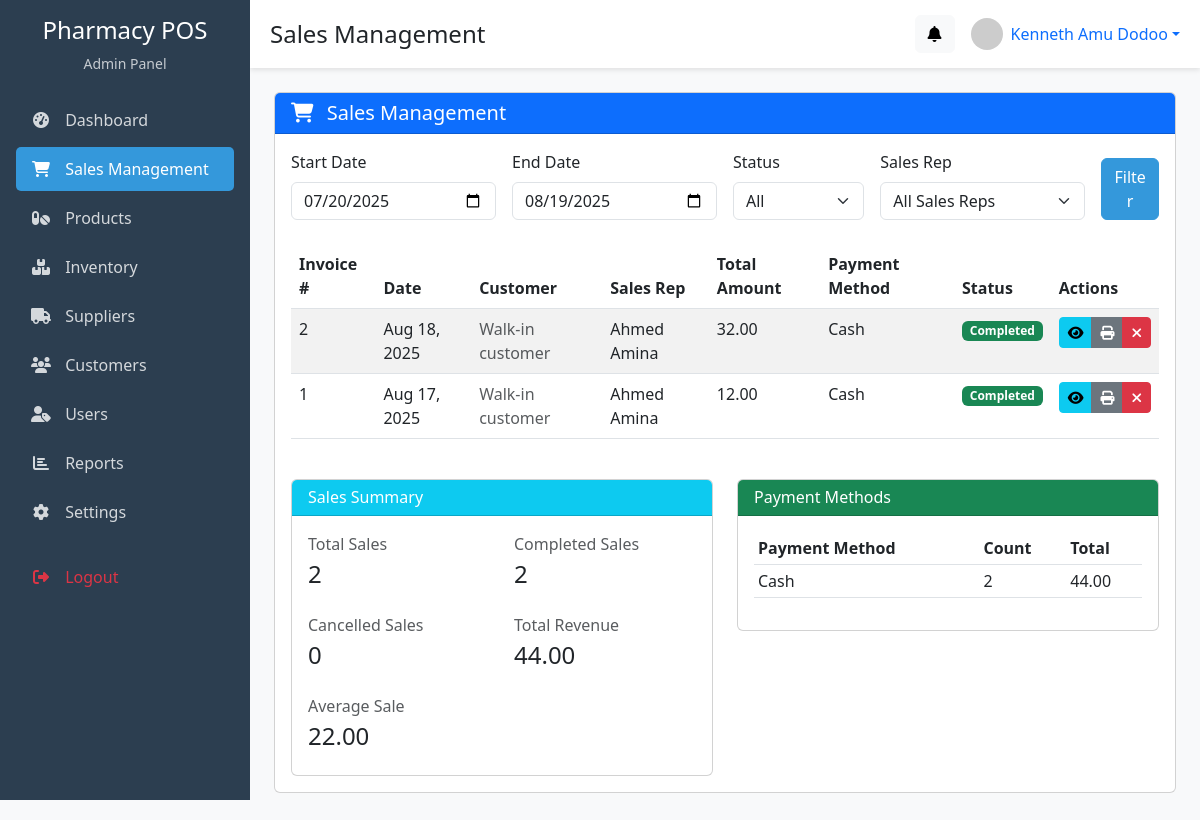
The app's page /admin/sales/index.php (signed in) with its own data.
### tables this page shows
CREATE TABLE `users` (
  `user_id` int(11) NOT NULL,
  `role` enum('sales_rep','manager') DEFAULT NULL,
  `name` varchar(100) NOT NULL,
  `email` varchar(100) DEFAULT NULL,
  `phone` varchar(30) DEFAULT NULL,
  `password` varchar(255) NOT NULL,
  `status` enum('active','inactive') DEFAULT 'active',
  `created_at` timestamp NOT NULL DEFAULT current_timestamp()
);

CREATE TABLE `invoices` (
  `invoice_id` int(11) NOT NULL,
  `customer_id` int(11) DEFAULT NULL,
  `user_id` int(11) NOT NULL,
  `total_amount` decimal(10,2) NOT NULL,
  `payment_status` enum('pending','paid','cancelled') DEFAULT 'pending',
  `created_at` timestamp NOT NULL DEFAULT current_timestamp()
);

CREATE TABLE `payments` (
  `payment_id` int(11) NOT NULL,
  `invoice_id` int(11) NOT NULL,
  `payment_method` enum('cash','mobile_money','paystack') NOT NULL,
  `amount` decimal(10,2) NOT NULL,
  `transaction_ref` varchar(100) DEFAULT NULL,
  `paid_at` timestamp NOT NULL DEFAULT current_timestamp()
);

### admin/sales/index.php (the view, shortened to what the rows shown need)
<?php
include_once '../includes/head.php';
$startDate = isset($_GET['start_date']) ? $_GET['start_date'] : date('Y-m-d', strtotime('-30 days'));
$endDate = isset($_GET['end_date']) ? $_GET['end_date'] : date('Y-m-d');
$query = "SELECT i.*, u.name, c.name as customer_name
          FROM invoices i
          LEFT JOIN users u ON i.user_id = u.user_id
          LEFT JOIN customers c ON i.customer_id = c.customer_id
          WHERE i.created_at BETWEEN ? AND ?";
$params = array($startDate, $endDate);
$types = "ss";
$query .= " ORDER BY i.created_at DESC, i.invoice_id DESC";
$stmt = $conn->prepare($query);
$stmt->bind_param($types, ...$params);
$stmt->execute();
$result = $stmt->get_result();
?>
<div class="row mb-4">
    <div class="col-md-12">
        <div class="card">
            <div class="card-body">
                <div class="table-responsive">
                    <table class="table table-striped table-hover" id="salesTable">
                        <thead>
                            <tr>
                                <th>Invoice #</th>
                                <th>Date</th>
                                <th>Customer</th>
                                <th>Sales Rep</th>
                                <th>Total Amount</th>
                                <th>Payment Method</th>
                                <th>Status</th>
                                <th>Actions</th>
                            </tr>
                        </thead>
                        <tbody>
                            <?php
                            if ($result->num_rows > 0) {
                                while ($row = $result->fetch_assoc()) {
                            ?>
                                    <tr>
                                        <td><?php echo $row['invoice_id']; ?></td>
                                        <td><?php echo date('M d, Y', strtotime($row['created_at'])); ?></td>
                                        <td>
                                            <?php
                                            echo !empty($row['customer_name']) ?
                                                htmlspecialchars($row['customer_name']) :
                                                '<span class="text-muted">Walk-in customer</span>';
                                            ?>
                                        </td>
                                        <td><?php echo htmlspecialchars($row['name']); ?></td>
                                        <td><?php echo number_format($row['total_amount'], 2); ?></td>
                                        <td>
                                            <?php
                                            $paymentMethodQuery = "SELECT payment_method FROM payments WHERE invoice_id = ?";
                                            $pmStmt = $conn->prepare($paymentMethodQuery);
                                            $pmStmt->bind_param("i", $row['invoice_id']);
                                            $pmStmt->execute();
                                            $pmResult = $pmStmt->get_result();
                                            if ($pmResult->num_rows > 0) {
                                                $pmRow = $pmResult->fetch_assoc();
                                                echo ucfirst(str_replace('_', ' ', $pmRow['payment_method']));
                                            } else {
                                                echo "Not specified";
                                            }
                                            ?>
                                        </td>
                                        <td>
                                            <?php if ($row['payment_status'] == 'paid'): ?>
                                                <span class="badge bg-success">Completed</span>
                                            <?php elseif ($row['payment_status'] == 'cancelled'): ?>
                                                <span class="badge bg-danger">Cancelled</span>
                                            <?php elseif ($row['payment_status'] == 'pending'): ?>
                                                <span class="badge bg-warning">Pending</span>
                                            <?php endif; ?>
                                        </td>
                                        <td>
                                            <div class="btn-group btn-group-sm">
                                                <a href="invoice_details.php?id=<?php echo $row['invoice_id']; ?>" class="btn btn-info">
                                                    <i class="fas fa-eye"></i>
                                                </a>
                                                <a href="print_invoice.php?id=<?php echo $row['invoice_id']; ?>" target="_blank" class="btn btn-secondary">
                                                    <i class="fas fa-print"></i>
                                                </a>
                                                <?php if ($row['payment_status'] == 'paid'): ?>
                                                    <button type="button" class="btn btn-danger cancel-invoice" data-id="<?php echo $row['invoice_id']; ?>">
                                                        <i class="fas fa-times"></i>
                                                    </button>
                                                <?php endif; ?>
                                            </div>
                                        </td>
                                    </tr>
                            <?php
                                }
                            } else {
                                echo '<tr><td colspan="8" class="text-center">No sales found for the selected filters</td></tr>';
                            }
                            ?>
                        </tbody>
                    </table>
                </div>
                <div class="row mt-4">
                    <div class="col-md-6">
                        <div class="card">
                            <div class="card-body">
                                <div class="table-responsive">
                                    <table class="table table-sm">
                                        <thead>
                                            <tr>
                                                <th>Payment Method</th>
                                                <th>Count</th>
                                                <th>Total</th>
                                            </tr>
                                        </thead>
                                    </table>
                                </div>
                            </div>
                        </div>
                    </div>
                </div>
            </div>
        </div>
    </div>
</div>
<?php
include_once '../includes/footer.php';
?>

### admin/includes/head.php (shortened to what the rows shown need)
<?php
include_once __DIR__ . '/../../config/database.php';
$user_id = $_SESSION['admin_id'];
$query = "SELECT * FROM users WHERE user_id = ?";
$stmt = $conn->prepare($query);
$stmt->bind_param("i", $user_id);
$stmt->execute();
$result = $stmt->get_result();
$user = $result->fetch_assoc();
?>
<!DOCTYPE html>
<html lang="en">
<head>
    <link href="https://cdn.jsdelivr.net/npm/bootstrap@5.3.0/dist/css/bootstrap.min.css" rel="stylesheet">
    <link rel="stylesheet" href="https://cdnjs.cloudflare.com/ajax/libs/font-awesome/6.4.0/css/all.min.css">
    <link rel="stylesheet" href="https://cdn.datatables.net/1.13.5/css/dataTables.bootstrap5.min.css">
</head>
<body>
    <div class="d-flex">
        <div class="content-wrapper">
            <div class="top-bar d-flex justify-content-between align-items-center mb-4">
                <div class="d-flex align-items-center">
                    <div class="dropdown">
                        <a href="#" class="d-flex align-items-center text-decoration-none dropdown-toggle" id="userMenu" data-bs-toggle="dropdown" aria-expanded="false">
                            <img src="https://ui-avatars.com/api/?name=<?php echo urlencode($user['name']); ?>&background=random" alt="Profile" width="32" height="32" class="rounded-circle me-2">
                            <span><?php echo htmlspecialchars($user['name']); ?></span>
                        </a>
                    </div>
                </div>
            </div>
            <div class="container-fluid px-4">

### records on screen
users: name "Kenneth Amu Dodoo"
invoices: invoice_id "2", created_at "Aug 18, 2025", user.name "Ahmed Amina", total_amount "32.00", payments.payment_method "Cash", payment_status "Completed"
invoices: invoice_id "1", created_at "Aug 17, 2025", user.name "Ahmed Amina", total_amount "12.00", payments.payment_method "Cash", payment_status "Completed"

### other values on screen
$page_title "Sales Management"
$summary['total_sales'] "2"
$summary['completed_sales'] "2"
$summary['cancelled_sales'] "0"
$summary['total_revenue'] "44.00"
$summary['avg_sale'] "22.00"
str_replace('_', ' ', $payment['payment_method']) "Cash"
$payment['count'] "2"
$payment['total'] "44.00"
